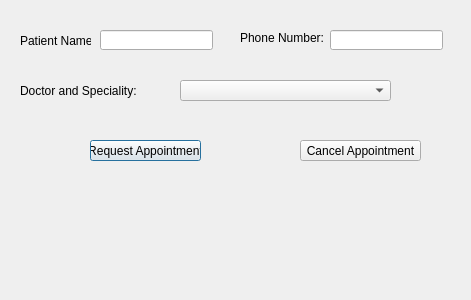
<?xml version="1.0" encoding="UTF-8"?>
<ui version="4.0">
 <class>PatientSchedules</class>
 <widget class="QDialog" name="PatientSchedules">
  <property name="geometry">
   <rect>
    <x>0</x>
    <y>0</y>
    <width>471</width>
    <height>300</height>
   </rect>
  </property>
  <property name="windowTitle">
   <string>Dialog</string>
  </property>
  <widget class="QComboBox" name="comboBox_doctors">
   <property name="geometry">
    <rect>
     <x>180</x>
     <y>80</y>
     <width>211</width>
     <height>21</height>
    </rect>
   </property>
  </widget>
  <widget class="QLabel" name="label_doctor">
   <property name="geometry">
    <rect>
     <x>20</x>
     <y>80</y>
     <width>121</width>
     <height>21</height>
    </rect>
   </property>
   <property name="text">
    <string>Doctor and Speciality:</string>
   </property>
  </widget>
  <widget class="QLineEdit" name="lineEdit_patienNumber">
   <property name="geometry">
    <rect>
     <x>330</x>
     <y>30</y>
     <width>113</width>
     <height>20</height>
    </rect>
   </property>
  </widget>
  <widget class="QLabel" name="label">
   <property name="geometry">
    <rect>
     <x>240</x>
     <y>30</y>
     <width>91</width>
     <height>16</height>
    </rect>
   </property>
   <property name="text">
    <string>Phone Number:</string>
   </property>
  </widget>
  <widget class="QLineEdit" name="lineEdit_patientName">
   <property name="geometry">
    <rect>
     <x>100</x>
     <y>30</y>
     <width>113</width>
     <height>20</height>
    </rect>
   </property>
  </widget>
  <widget class="QLabel" name="label_patientName">
   <property name="geometry">
    <rect>
     <x>20</x>
     <y>30</y>
     <width>71</width>
     <height>21</height>
    </rect>
   </property>
   <property name="text">
    <string>Patient Name:</string>
   </property>
  </widget>
  <widget class="QPushButton" name="requestButton">
   <property name="geometry">
    <rect>
     <x>90</x>
     <y>140</y>
     <width>111</width>
     <height>21</height>
    </rect>
   </property>
   <property name="text">
    <string>Request Appointment</string>
   </property>
  </widget>
  <widget class="QPushButton" name="cancelButton">
   <property name="geometry">
    <rect>
     <x>300</x>
     <y>140</y>
     <width>121</width>
     <height>21</height>
    </rect>
   </property>
   <property name="text">
    <string>Cancel Appointment</string>
   </property>
  </widget>
 </widget>
 <resources/>
 <connections/>
</ui>
